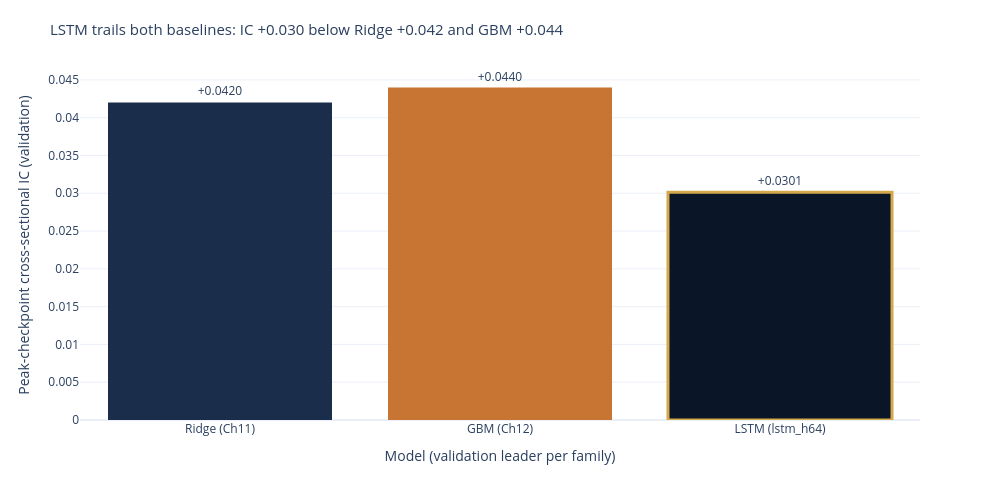

The notebook cell saved with this chart:
### Markdown cell above
## 6. Comparison Against the Baselines

The full-coverage LSTM checkpoint against the Ridge (Ch11) and GBM (Ch12)
leaders on the same label and validation split. The LSTM sits below both: on
this cross-section sequential memory does not add IC over a heavily regularized
linear model or a shallow-tree GBM.

### Code cell
ridge_ic = prior_baselines.get("Ridge (Ch11)", float("nan"))
gbm_ic = prior_baselines.get("GBM (Ch12)", float("nan"))

_labels = ["Ridge (Ch11)", "GBM (Ch12)", f"LSTM ({best_name})"]
_vals = [ridge_ic, gbm_ic, best_ic]
_colors = [COLORS["slate"], COLORS["copper"], COLORS["blue"]]
_line_w = [0, 0, 3]  # outline the LSTM bar to draw the eye
fig_cmp = go.Figure(
    go.Bar(
        x=_labels,
        y=_vals,
        marker=dict(color=_colors, line=dict(color=COLORS["amber"], width=_line_w)),
        text=[f"{v:+.4f}" for v in _vals],
        textposition="outside",
        cliponaxis=False,
        showlegend=False,
    )
)
fig_cmp.update_layout(
    title=(
        f"LSTM trails both baselines: IC {best_ic:+.3f} "
        f"below Ridge {ridge_ic:+.3f} and GBM {gbm_ic:+.3f}"
    ),
    template="plotly_white",
    height=500,
    width=1000,
    margin=dict(t=70),
    title_font=dict(size=15),
)
fig_cmp.update_xaxes(title_text="Model (validation leader per family)")
fig_cmp.update_yaxes(title_text="Peak-checkpoint cross-sectional IC (validation)")
fig_cmp.show()

### Figure 1 — Plotly figure (JSON) as saved in the notebook; plotly's stock layout.template omitted (floating-point values rounded to 4 significant figures)
{"data": [{"cliponaxis": false, "marker": {"color": ["#1a2d4a", "#C87533", "#0a1628"], "line": {"color": "#D4A84B", "width": [0, 0, 3]}}, "showlegend": false, "text": ["+0.0420", "+0.0440", "+0.0301"], "textposition": "outside", "type": "bar", "x": ["Ridge (Ch11)", "GBM (Ch12)", "LSTM (lstm_h64)"], "y": [0.04201, 0.044, 0.03014]}], "layout": {"height": 500, "margin": {"t": 70}, "title": {"font": {"size": 15}, "text": "LSTM trails both baselines: IC +0.030 below Ridge +0.042 and GBM +0.044"}, "width": 1000, "xaxis": {"title": {"text": "Model (validation leader per family)"}}, "yaxis": {"title": {"text": "Peak-checkpoint cross-sectional IC (validation)"}}}}
